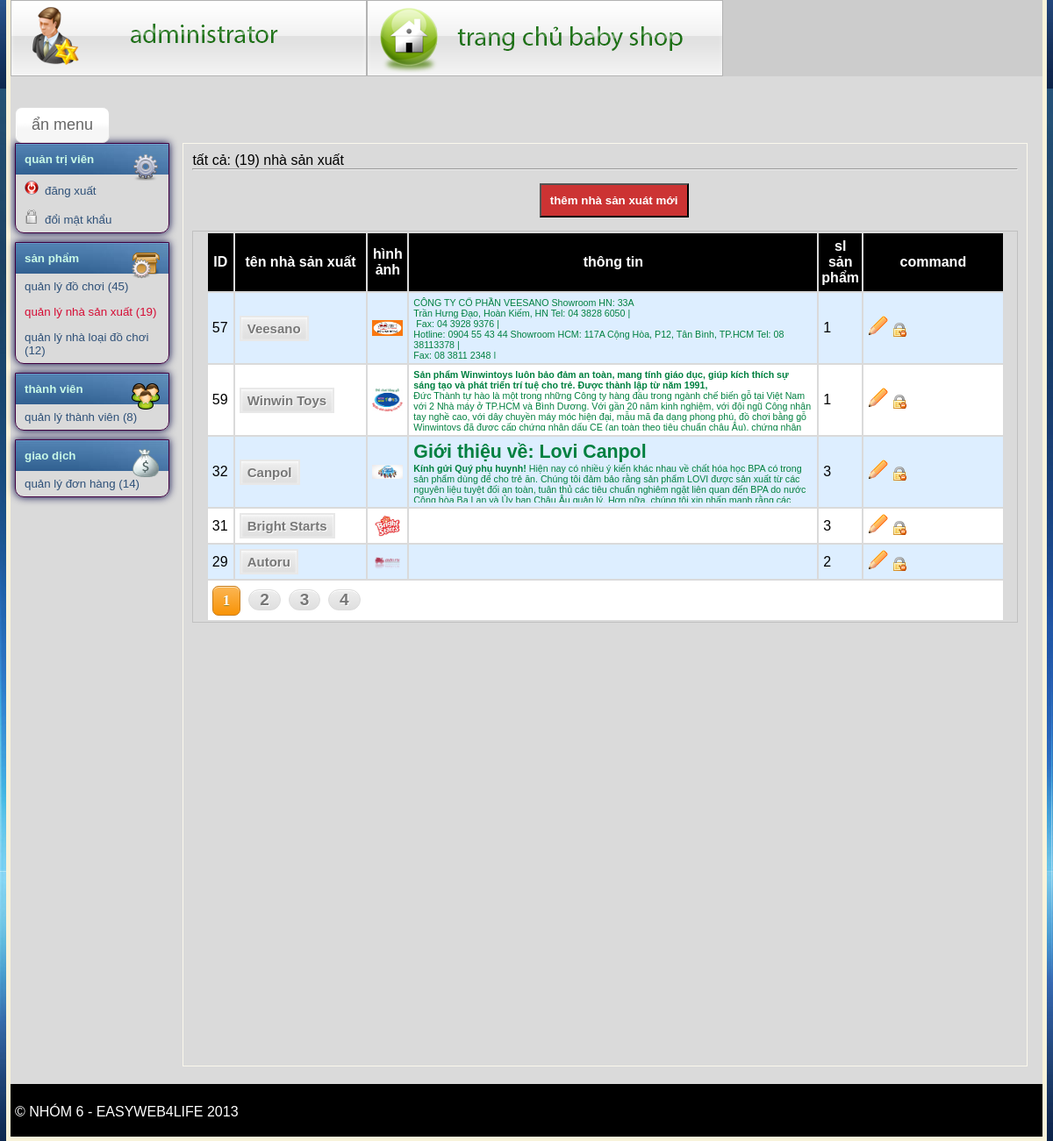
/BabyShop/admin/administrator.php?page=nhasanxuat (signed in), run on the app's committed database.
### tables this page shows
CREATE TABLE `nhasanxuat` (
  `ID` int(10) NOT NULL AUTO_INCREMENT,
  `TenNSX` varchar(50) NOT NULL,
  `HinhAnh` varchar(100) DEFAULT NULL,
  `ThongTin` text,
  `NgayThem` datetime DEFAULT '2013-07-06 07:18:20',
  PRIMARY KEY (`ID`),
  UNIQUE KEY `pk_nhasanxuat` (`ID`)
);

### BabyShop/DataProvider.php (called while the page is built, shortened)
<?php
	class DataProvider
	{
		public static function execQuery($sqlstr)
		{
            $conn = mysql_connect(HOST,USER,PASS) or die("error: ".mysql_error());
            $result = mysql_query($sqlstr,$conn);
            return $result;
		}
         public static function Tra_Ve_So_Dong_Truy_Van($sqlstr){
             $result=DataProvider::execQuery($sqlstr);
             return mysql_num_rows($result);
        }
        public static function So_Luong_Nha_San_Xuat_Trong_CSDL(){
           return DataProvider::Tra_Ve_So_Dong_Truy_Van("select ID from nhasanxuat");
        }
		  public static function So_Luong_San_Pham_Cua_Mot_NSX($ID){
             return DataProvider::Tra_Ve_So_Dong_Truy_Van("select ID from dochoi where IDNhaSanXuat=$ID");
        }
	}
?>

### BabyShop/admin/page/nhasanxuat.php (the view, shortened to what this page needs)
<div style="position:relative;">
  <?php
  $tong_san_pham=DataProvider::So_Luong_Nha_San_Xuat_Trong_CSDL();
  echo '<div>tất cả: ('.$tong_san_pham.') nhà sản xuất</div>';
   ?>
  <hr />
    <div style="wposition: relative; width:150px; padding:15px;  margin:0px auto;">
    	 <a href="administrator.php?page=nhasanxuat&do=them"> <input class="chucnang" type="submit" name="buttonThemAnHien" id="buttonThemAnHien" value="thêm nhà sản xuát mới"/></a>
    </div>
  <?php
    	$rowsPerPage=5;
		$curPage=1;
		$offset=($curPage-1)*$rowsPerPage;
        require_once("../DataProvider.php");
        $sqlstr="select * from nhasanxuat  order by ngaythem DESC limit $offset,$rowsPerPage";
		$number_of_rows=DataProvider::So_Luong_Nha_San_Xuat_Trong_CSDL();
		$numbers_of_pages=ceil($number_of_rows/$rowsPerPage);
        if($tong_san_pham>0)
        {
            $result=DataProvider::execQuery($sqlstr);
            ?>
  <div style="border:1px silver solid; margin:15p auto;">
      <div align="center">
        <table width="910" class="bangdulieu">
          <thead>
            <tr>
              <th width="23" height="66">ID</th>
              <th width="147">tên nhà sản xuất</th>
              <th width="39">hình ảnh</th>
              <th width="480">thông tin</th>
              <th width="36">sl sản phẩm</th>
              <th width="157">command</th>
            </tr>
          </thead>
          <?php
            while($row=mysql_fetch_array($result))
            {
            ?>
          <tr>
            <td><?php echo$row['ID']; ?></td>
            <td><span class="button2"><?php echo $row['TenNSX']; ?></span></td>
            <td><img width="35px" src="./../img/<?php echo $row['HinhAnh']; ?>" /></td>
            <td><div style="max-width: 100%; max-height:70; overflow: auto; font-size:8pt; font-family:arial; color:#008040;"><?php echo $row['ThongTin']; ?></div></td>
            <td><?php echo DataProvider::So_Luong_San_Pham_Cua_Mot_NSX($row['ID']); ?></td>
            <td>
              <a href="administrator.php?page=nhasanxuat&do=sua&id=<?php echo $row['ID']; ?>" title="sửa sản phẩm này" ><img src="../skin/img/edit.gif" />
               <?php if(DataProvider::So_Luong_San_Pham_Cua_Mot_NSX($row['ID'])==0){?>
              <a href="administrator.php?page=nhasanxuat&do=xoa&id=<?php echo $row['ID']; ?>" title="xoá sản phẩm này" onclick="return confirm('bạn có chắc muốn xoá');"><img src="../skin/img/xdelete.png" /></a>
              <?php } else{?>
              <a href="javascript:void(0);" title="không thể xoá" onclick="alert('không thể xoá NSX này vì đang tồn tại số lượng sản phẩm của họ');"><img src="../skin/img/lock_delete.png" /></a>
              <?php }?>
              </td>
            </tr>
          <?php
            }
			?>
          <tr><td colspan=12>
            <?php
				for($page=1; $page<=$numbers_of_pages;$page++)
				{
					if($page==$curPage)
					{
						echo "<strong class='button3'>$page</strong>&nbsp;&nbsp;";
					}
					else echo "<a class='button4' href='administrator.php?page=nhasanxuat&ppage=$page'>$page</a>&nbsp;&nbsp;";
				}
	    ?>
            </td>
          </tr>
        </table>
        <?php
     }
?>
      </div>
  </div>
   </div> <!--DIV TỔNG---?

### BabyShop/skin/css/admin.css (style rules this page uses)
* { margin:0px; padding:0px; text-decoration:none; font-family:arial; }
body { background:url("../../skin/img/background.jpg") bottom fixed; }
.bangdulieu td { padding:5px; }
.bangdulieu tr:nth-child(odd) { background-color: #def; }
.bangdulieu tr:nth-child(even) { background-color: #fff; }
th { background-color:black; color:white; padding:5px 3px; }
.chucnang { padding:10px; min-width:120px; background:#CC3333; cursor:pointer; color:white; font-weight:bold; }

### BabyShop/skin/css/button.css (style rules this page uses)
.button2 { -moz-box-shadow:inset 0px 1px 3px 0px #ffffff; -webkit-box-shadow:inset 0px 1px 3px 0px #ffffff; box-shadow:inset 0px 1px 3px 0px #ffffff; background:-webkit-gradient( linear, left top, left bottom, color-stop(0.05, #ededed), color-stop(1, #dfdfdf) ); background:-moz-linear-gradient( center top, #ededed 5%, #dfdfdf 100% ); filter:progid:DXImageTransform.Microsoft.gradient(startColorstr='#ededed', endColorstr='#dfdfdf'); background-color:#ededed; border:2px solid #e8e8e8; display:inline-block; color:#777777; font-family:arial; font-size:15px; font-weight:bold; padding:4px 7px; text-decoration:none; text-shadow:1px 1px 0px #ffffff; }
.button3 { -moz-box-shadow:inset 0px 1px 0px 0px #ffe0b5; -webkit-box-shadow:inset 0px 1px 0px 0px #ffe0b5; box-shadow:inset 0px 1px 0px 0px #ffe0b5; background:-webkit-gradient(linear, left top, left bottom, color-stop(0.05, #fbb450), color-stop(1, #f89306)); background:-moz-linear-gradient(top, #fbb450 5%, #f89306 100%); background:-webkit-linear-gradient(top, #fbb450 5%, #f89306 100%); background:-o-linear-gradient(top, #fbb450 5%, #f89306 100%); background:-ms-linear-gradient(top, #fbb450 5%, #f89306 100%); background:linear-gradient(to bottom, #fbb450 5%, #f89306 100%); filter:progid:DXImageTransform.Microsoft.gradient(startColorstr='#fbb450', endColorstr='#f89306',GradientType=0); background-color:#fbb450; -moz-border-radius:7px; -webkit-border-radius:7px; border-radius:7px; border:1px solid #c97e1c; display:inline-block; color:#ffffff; font-family:Trebuchet MS; font-size:17px; font-weight:bold; padding:6px 11px; text-decoration:none; text-shadow:0px 1px 0px #8f7f24; }
.button4 { margin:5px 0px; -moz-box-shadow:inset 0px 2px 0px -1px #ffffff; -webkit-box-shadow:inset 0px 2px 0px -1px #ffffff; box-shadow:inset 0px 2px 0px -1px #ffffff; background:-webkit-gradient( linear, left top, left bottom, color-stop(0.05, #ededed), color-stop(1, #dfdfdf) ); background:-moz-linear-gradient( center top, #ededed 5%, #dfdfdf 100% ); filter:progid:DXImageTransform.Microsoft.gradient(startColorstr='#ededed', endColorstr='#dfdfdf'); background-color:#ededed; -moz-border-radius:17px; -webkit-border-radius:17px; border-radius:17px; border:1px solid #dcdcdc; display:inline-block; color:#777777; font-family:arial; font-size:19px; font-weight:bold; padding:0px 12px; text-decoration:none; text-shadow:1px 1px 0px #ffffff; }

### data on the page
nhasanxuat: ID "57", TenNSX "Veesano", HinhAnh (picture), ThongTin "CÔNG TY CỔ PHẦN VEESANO Showroom HN: 33A Trần Hưng Đạo, Hoàn Kiếm, HN Tel: 04 3828 6050 | Fax: 04 3928 9376 | Hotline: 0904 55 43 44 Showroom HCM: 117A Cộng Hòa, P12, Tân Bình, TP.HCM Tel: 08 38113378 | Fax: 08 3811 2348 |", ID "1"
nhasanxuat: ID "59", TenNSX "Winwin Toys", HinhAnh (picture), ThongTin "Sản phẩm Winwintoys luôn bảo đảm an toàn, mang tính giáo dục, giúp kích thích sự sáng tạo và phát triển trí tuệ cho trẻ. Được thành lập từ năm 1991, Đức Thành tự hào là một trong những Công ty hàng đầu trong ngành chế biến gỗ tại Việt Nam với 2 Nhà máy ở TP.HCM và Bình Dương. Với gần 20 năm kinh nghiệm, với đội ngũ Công nhân tay nghề cao, với dây chuyền máy móc hiện đại, mẫu mã đa dạng phong phú, đồ chơi bằng gỗ Winwintoys đã được cấp chứng nhận dấu CE (an toàn theo tiêu chuẩn châu Âu), chứng nhận…", ID "1"
nhasanxuat: ID "32", TenNSX "Canpol", HinhAnh (picture), ThongTin "Giới thiệu về: Lovi Canpol Kính gửi Quý phụ huynh! Hiện nay có nhiều ý kiến khác nhau về chất hóa học BPA có trong sản phẩm dùng để cho trẻ ăn. Chúng tôi đảm bảo rằng sản phẩm LOVI được sản xuất từ các nguyên liệu tuyệt đối an toàn, tuân thủ các tiêu chuẩn nghiêm ngặt liên quan đến BPA do nước Cộng hòa Ba Lan và Ủy ban Châu Âu quản lý. Hơn nữa, chúng tôi xin nhấn mạnh rằng các…", ID "3"
nhasanxuat: ID "31", TenNSX "Bright Starts", HinhAnh (picture), ID "3"
nhasanxuat: ID "29", TenNSX "Autoru", HinhAnh (picture), ID "2"

### other printed values
DataProvider::So_Luong_Do_Choi_Trong_CSDL() "45"
DataProvider::So_Luong_Nha_San_Xuat_Trong_CSDL() "19"
DataProvider::So_Luong_Loai_Do_Choi_Trong_CSDL() "12"
DataProvider::So_Luong_Thanh_Vien_Trong_CSDL() "8"
DataProvider::So_Luong_Don_Hang_Trong_CSDL() "14"
$tong_san_pham "19"
